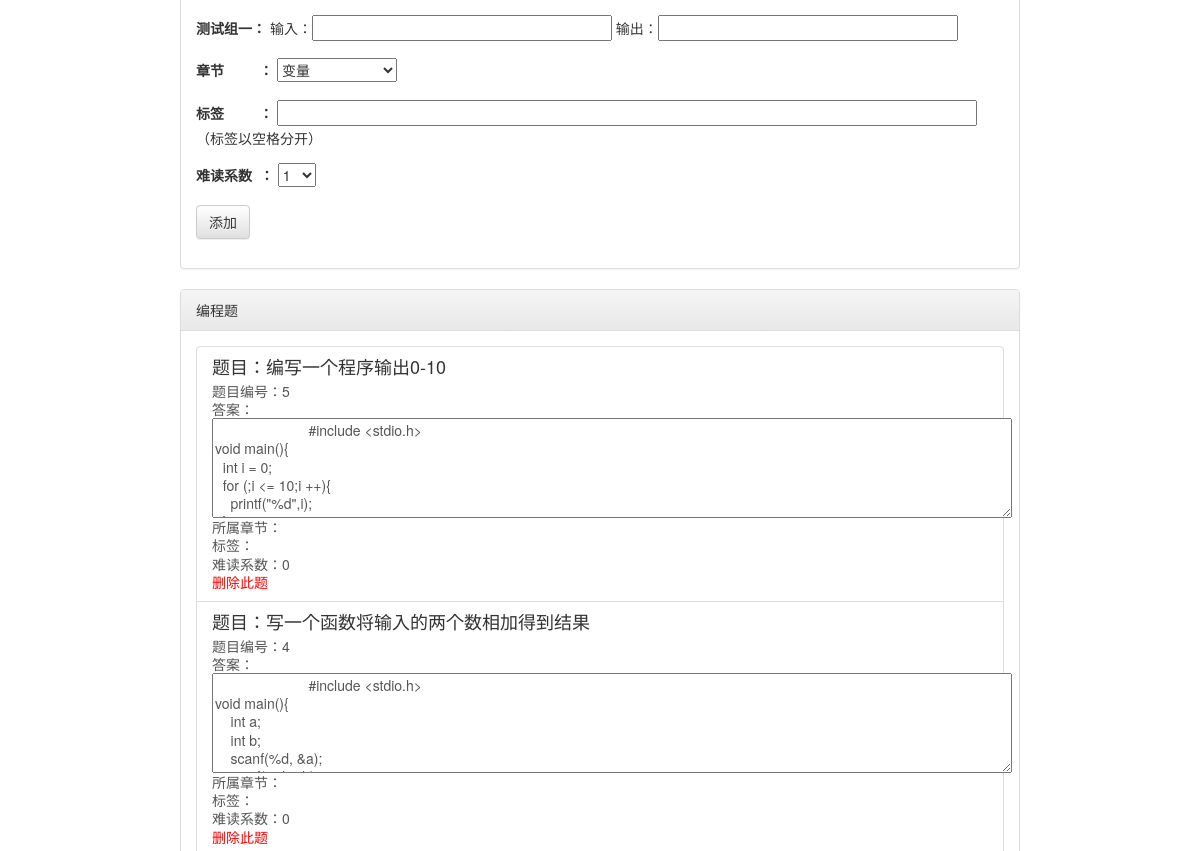
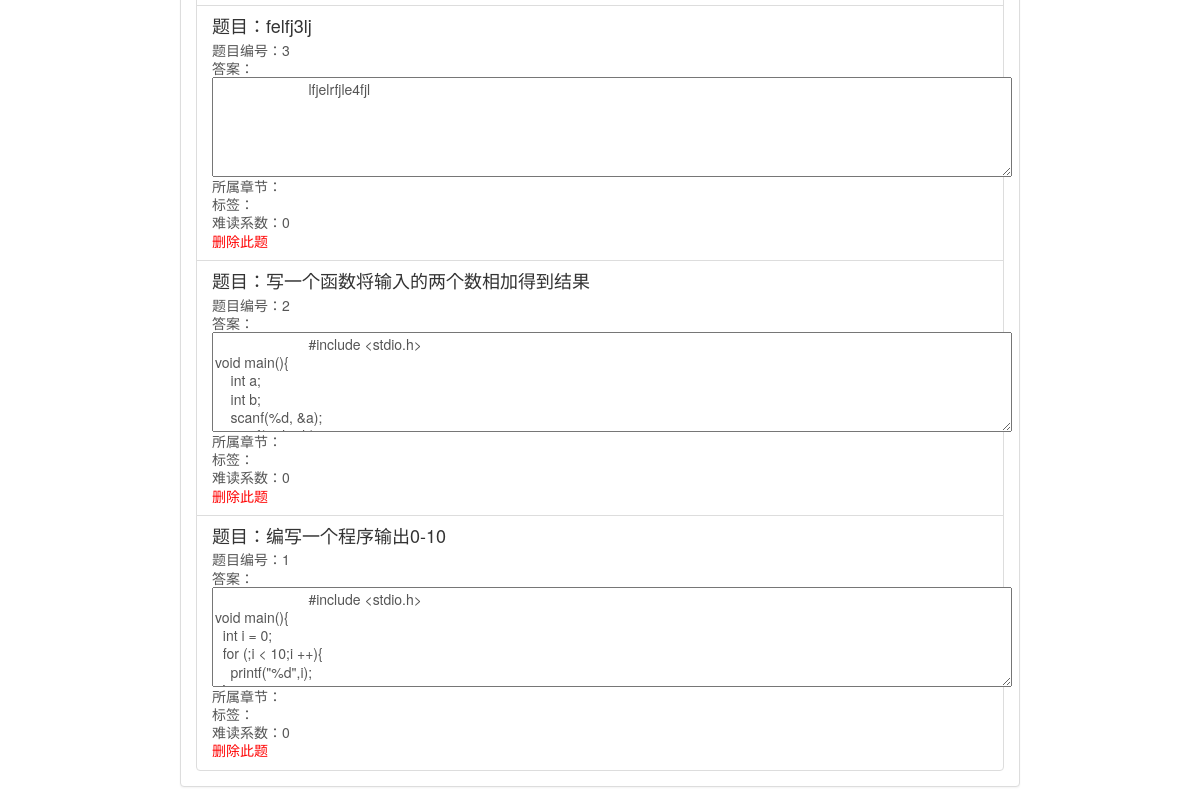
/view/program.html.php (lower part), run on an earlier commit of the app's database (2 pictures, top to bottom).
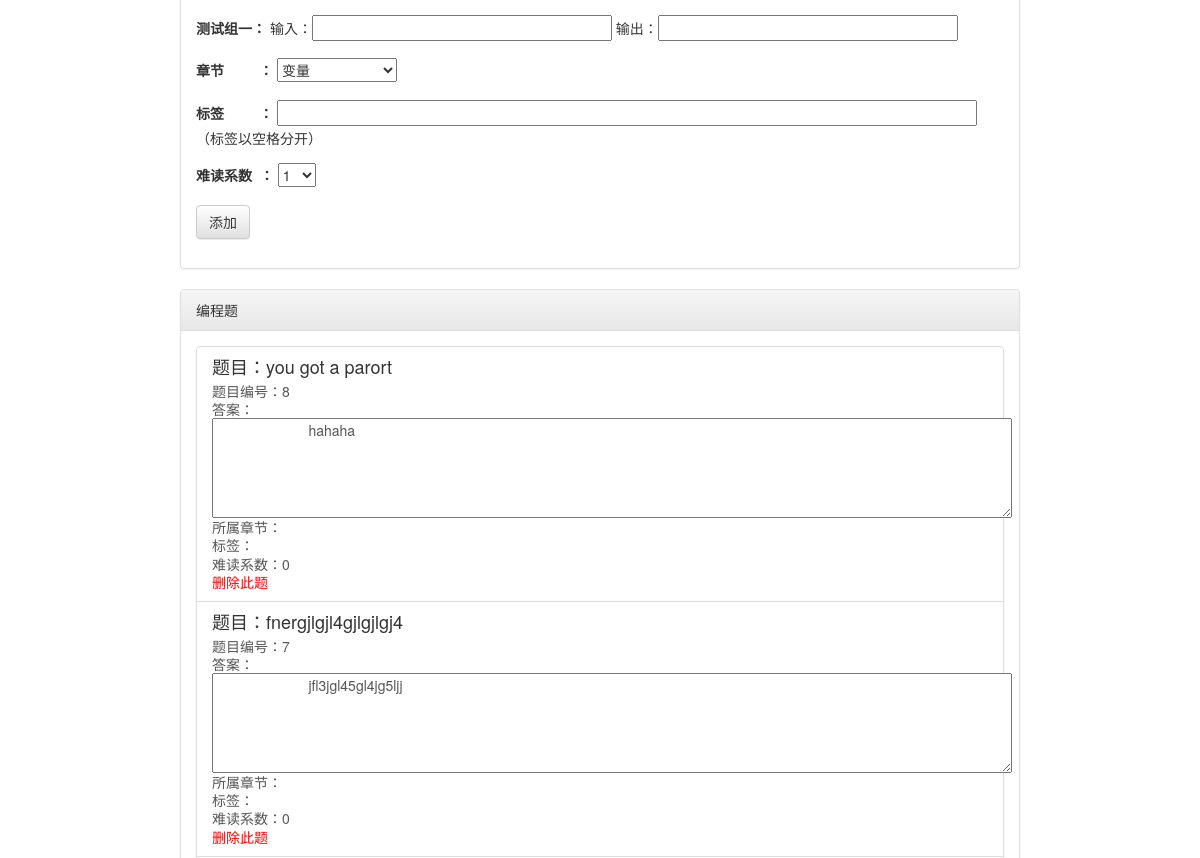
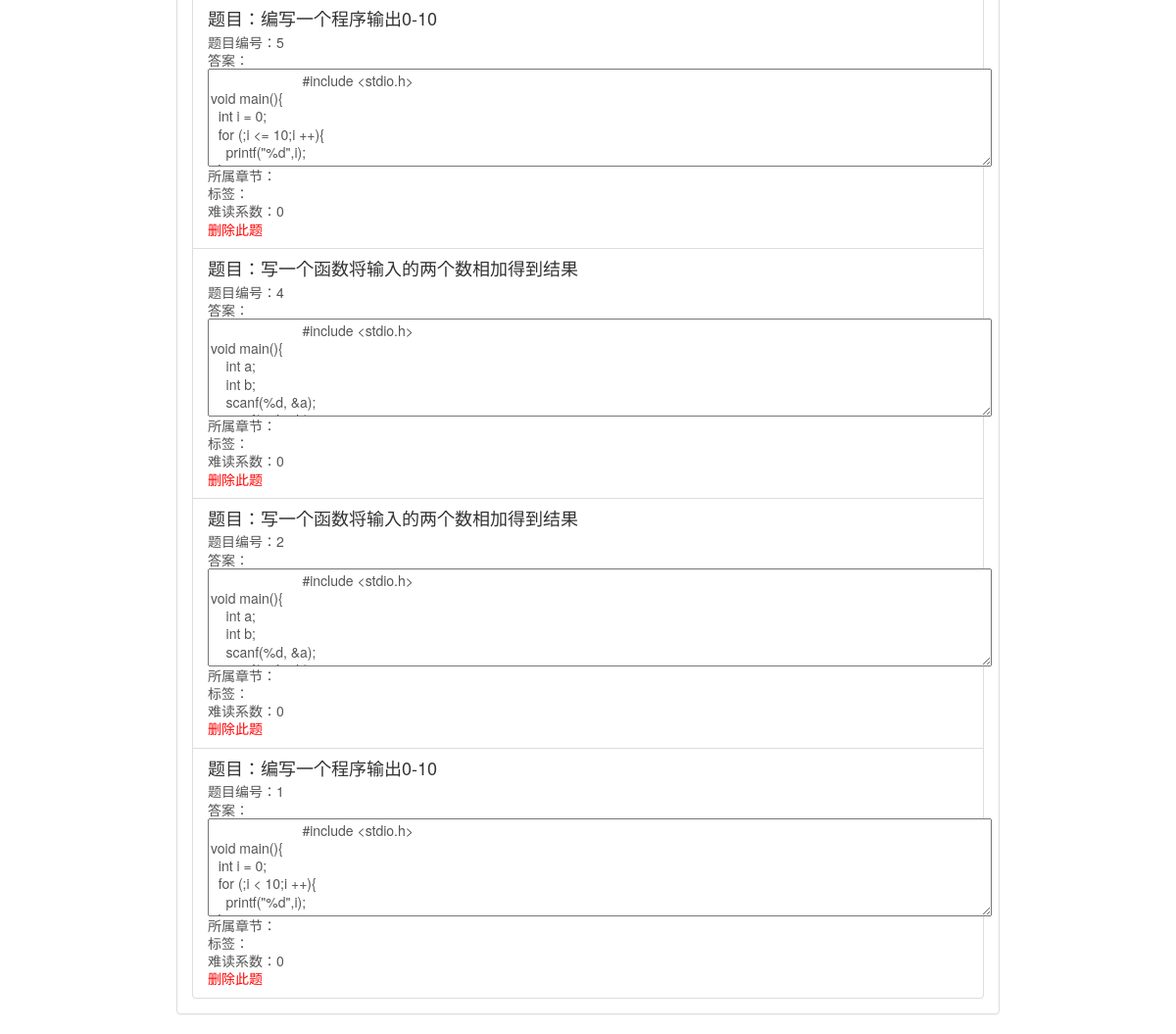
And on a later commit of the database (2 pictures, top to bottom).
### tables this page shows
CREATE TABLE `program` (
  `id` int(11) NOT NULL AUTO_INCREMENT,
  `content` varchar(500) NOT NULL,
  `answer` text,
  `chapter` varchar(100) NOT NULL,
  `difficulty` int(11) NOT NULL,
  `tag` varchar(500) DEFAULT NULL,
  `testdata` varchar(500) NOT NULL,
  PRIMARY KEY (`id`)
);

### lib/mysql.php (called while the page is built, shortened)
<?php
class Mysql{
    private static $instance = null;
    private $conn = null;
    public function __construct(){
        $this->conn = mysql_connect("127.0.0.1", "root", "");
    }
    public static function getDB(){
        if(self::$instance == NULL)  self::$instance = new Mysql();
        return self::$instance;
    }
    public function query($sql){
        $ret = array();
        $result = mysql_query($sql, $this->conn) or die("sql error".mysql_error());
        while($data = mysql_fetch_array($result, MYSQL_ASSOC)){
            array_push($ret, $data);
        }
        return $ret;
    }
}

### view/programresult.html.php (the view)
<?php if(isset($res)){ ?>
<div class="panel panel-default">
    <div class="panel-heading">编程题</div>
    <div class="panel-body">
        <?php foreach($res as $item){ ?>
            <a class="list-group-item">
                <h4 class="list-group-item-heading">题目：<?=$item["content"]?></h4>
                <p class="list-group-item-text">题目编号：<?=$item["id"]?></p>
                <p class="list-group-item-text">答案：
                    <textarea readonly="readonly" style="width: 800px;max-width:800px;height: 100px;">
                        <?php echo trim($item["answer"])?>
                    </textarea>
                </p>
                <p class="list-group-item-text">所属章节：<?=$item["chapter"]?></p>
                <p class="list-group-item-text">标签：<?=$item["tag"]?></p>
                <p class="list-group-item-text">难读系数：<?=$item["difficulty"]?></p>
                <p class="list-group-item-text">
                    <span style="color: red;cursor: pointer;" onclick="javascript:location.href='/handler/delete.php?type=program&id=<?=$item["id"]?>'">删除此题</span>
                </p>
            </a>
        <?php } ?>
    </div>
</div>
<?php } ?>

What changed in the data, as far as the page shows it:
removed program: content "felfj3lj", id "3", answer "lfjelrfjle4fjl", difficulty "0"
added program: content "you got a parort", id "8", answer "hahaha", difficulty "0"
added program: content "fnergjlgjl4gjlgjlgj4", id "7", answer "jfl3jgl45gl4jg5ljj", difficulty "0"
